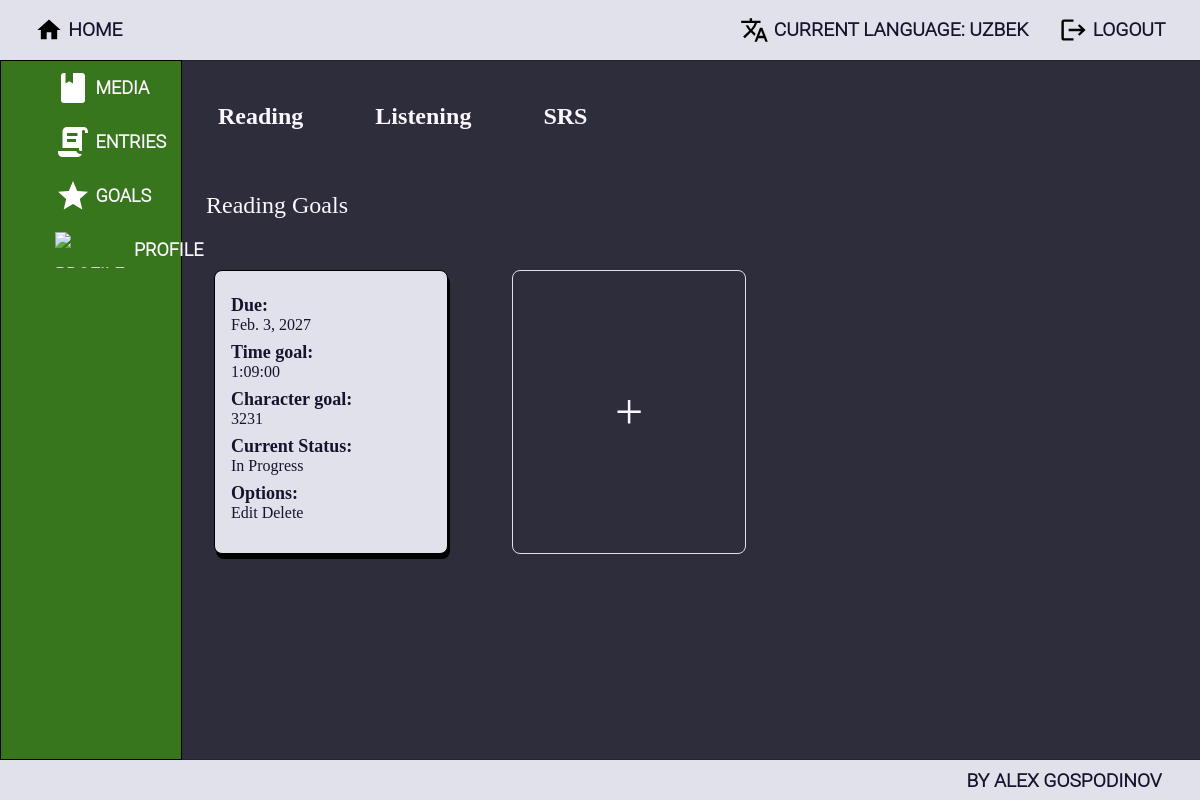
Screenshot of /goals/ (signed in) with the database file from the repository.
### ImmersionTracker/accounts/models.py (models this page shows, shortened)
class ImmersionTrackerUser(auth_models.AbstractBaseUser, auth_models.PermissionsMixin):
    MAX_EMAIL_LENGTH = 150
    MAX_FIRST_NAME_LENGTH = 150
    MAX_LAST_NAME_LENGTH = 150
    email = models.EmailField(
        _("email address"),
        max_length=MAX_EMAIL_LENGTH,
        unique=True,
        error_messages={
            "unique": _("A user with that email already exists."),
        },
    )
    first_name = models.CharField(_("first name"), max_length=MAX_FIRST_NAME_LENGTH, blank=True)
    last_name = models.CharField(_("last name"), max_length=MAX_LAST_NAME_LENGTH, blank=True)
    is_staff = models.BooleanField(
        _("staff status"),
        default=False,
        help_text=_("Designates whether the user can log into this admin site."),
    )
    is_active = models.BooleanField(
        _("active"),
        default=True,
        help_text=_(
            "Designates whether this user should be treated as active. "
            "Unselect this instead of deleting accounts."
        ),
    )
    date_joined = models.DateTimeField(_("date joined"), default=timezone.now)
    object = ImmersionTrackerUserManager()
    USERNAME_FIELD = 'email'

class Profile(models.Model):
    NICKNAME_MAX_LENGTH = 20
    nickname = models.CharField(
        max_length=NICKNAME_MAX_LENGTH,
        blank=True,
        null=True,
    )
    current_language = models.ForeignKey('languages.Language', on_delete=models.SET_NULL, blank=True, null=True)
    user = models.OneToOneField(
        ImmersionTrackerUser,
        on_delete=models.CASCADE,
        related_name='profile',
        primary_key=True,
    )
    profile_picture = models.URLField(
        blank=True,
        null=True,
    )

### ImmersionTracker/languages/models.py (models this page shows, shortened)
class Language(HasOwnerProfile, models.Model):
    LANGUAGE_NAME_MAX_LENGTH = 20
    name = models.CharField(
        max_length=LANGUAGE_NAME_MAX_LENGTH,
        null=False,
        blank=False,
    )

### ImmersionTracker/goals/models.py (models this page shows, shortened)
class BaseGoal(models.Model):
    NOTES_MAX_LENGTH = 300
    GOAL_NAME_MAX_LENGTH = 20
    due_date = models.DateField(
        blank=True,
        null=True,
    )
    language = models.ForeignKey(
        'languages.Language',
        on_delete=models.CASCADE,
        related_name='%(class)s',
        blank=False,
        null=False,
    )
    user_profile = models.ForeignKey(
        'accounts.Profile',
        on_delete=models.CASCADE,
        blank=False,
        null=False,
    )
    notes = models.TextField(
        max_length=NOTES_MAX_LENGTH,
        blank=True,
        null=True,
    )
    created_on = models.DateField(
        auto_now_add=True,
    )
    edited_on = models.DateField(
        auto_now=True,
    )
    @property
    def current_status(self):
        if date.today() < self.due_date and not self.is_complete:
            return "In Progress"
        return "Completed" if self.is_complete else "Failed"
    class Meta:
        abstract = True

class ReadingGoal(BaseGoal):
    time_goal = models.DurationField(
        blank=False,
        null=False,
    )
    char_goal = models.IntegerField(
        blank=True,
        null=True,
    )
    @property
    def is_complete(self):
        relevant_entries = ReadingEntry.objects.filter(created_on__range=(self.created_on, self.due_date))
        time_spent = sum((entry.time_length for entry in relevant_entries), timedelta())
        time_goal_reached = time_spent >= self.time_goal
        if self.char_goal:
            chars_read = sum((entry.char_length if entry.char_length else 0 for entry in relevant_entries))
            chars_goal_reached = chars_read >= self.char_goal
        else:
            chars_goal_reached = True
        return True if time_goal_reached and chars_goal_reached else False

### ImmersionTracker/immersion_entries/models.py (models this page shows, shortened)
class BaseEntry(HasOwnerProfile, HasLanguage, models.Model):
    time_length = models.DurationField()
    created_on = models.DateField(
        auto_now_add=True,
    )
    edited_on = models.DateField(
        auto_now=True,
    )
    class Meta:
        abstract = True

class ReadingEntry(BaseEntry):
    char_length = models.IntegerField(
        default=None,
        null=True,
        blank=True,
    )
    media = models.ForeignKey(
        ReadingMedia,
        on_delete=models.DO_NOTHING,
        related_name='entries',
    )

### ImmersionTracker/goals/views.py (the view)
# urls.py: path('', AllGoalsView.as_view(), name='all_goals'),
class AllGoalsView(LoginRequiredMixin, GetFilteredQuerysetForContextMixin, views.TemplateView):
    template_name = 'goals/all_goals.html'
    models = (ReadingGoal, ListeningGoal, SRSGoal)

### ImmersionTracker/core/mixins.py (called while the page is built)
    def dispatch(self, request, *args, **kwargs):
        if not get_current_language(request):
            return redirect('no_current_language')
        return super().dispatch(request, *args, **kwargs)

    @staticmethod
    def get_filtered_context(model, profile, lang):
        data = model.objects.filter(user_profile=profile,
                                    language=lang)
        return data

    def get_context_data(self, **kwargs):
        context = super().get_context_data(**kwargs)
        profile = get_current_profile(self.request)
        lang = get_current_language(self.request)
        for model in self.models:
            context[model._meta.model_name] = self.get_filtered_context(model, profile, lang)
        return context

### ImmersionTracker/goals/models.py (called while the page is built)
    @property
    def is_complete(self):
        relevant_entries = ListeningEntry.objects.filter(created_on__range=(self.created_on, self.due_date))
        time_spent = sum((entry.time_length for entry in relevant_entries), timedelta())
        time_goal_reached = time_spent >= self.time_goal
        return 'Complete' if time_goal_reached else 'Failed'

### ImmersionTracker/utils.py (called while the page is built)
def get_current_profile(request):
    return Profile.objects.get(user_id=request.user.id)

def get_current_language(request):
    return get_current_profile(request).current_language

### templates/goals/all_goals.html (shortened to what this page needs)
{% extends 'base.html' %}
{% block main_content %}
    <div class="goals-wrapper">
        <div class="category-tabs-wrapper">
            <div class="category-tab">Reading</div>
            <div class="category-tab">Listening</div>
            <div class="category-tab">SRS</div>
        </div>
        <div class="goals-box" id="reading">
            <div class="category-label"> Reading Goals </div>
            <div class='goal-cards'>
            {% for goal in readinggoal %}
                <div class="goal-card">
                    <div class="card-attr">
                        <div class="card-attr-label"> Due: </div>
                        <div>{{ goal.due_date }}</div>
                    </div>
                    <div class="card-attr">
                        <div class="card-attr-label"> Time goal: </div>
                        <div>{{ goal.time_goal }}</div>
                    </div>
                    <div class="card-attr">
                        <div class="card-attr-label"> Character goal: </div>
                        <div>{{ goal.char_goal }}</div>
                    </div>
                    <div class="card-attr">
                        <div class="card-attr-label"> Current Status: </div>
                        <div>{{ goal.current_status }}</div>
                    </div>
                     <div class="card-attr">
                        <div class="card-attr-label"> Options: </div>
                        <div>
                            <a href="{% url 'reading_goal_edit' pk=goal.pk%}"> Edit </a>
                            <a href="{% url 'reading_goal_delete' pk=goal.pk%}"> Delete </a>
                        </div>
                    </div>
                </div>
            {% endfor %}
            <div class="create-new-content goal-creation-button">
                <a href="{% url 'reading_goal_create' %}">+</a>
            </div>
            </div>
        </div>
    </div>
{% endblock %}

### templates/base.html (shortened to what this page needs)
{% load static %}
<!DOCTYPE html>
<html lang="en">
<head>
    <link rel="stylesheet" href="{% static 'style/style.css' %}">
</head>
<body>
    <header>
        <a href="{% url 'index' %}" class="header-nav header-nav-button">
            <img src="{% static 'icons/home.svg' %}" alt="icon-home">
            <span> Home </span>
        </a>
        <div class="navigation">
            <ul class="header-nav logout-and-language">
                {% if request.user.is_authenticated %}
                    <li>
                    <a class="header-nav-button" href="{% url 'languages_index' %}">
                        <img src="{% static 'icons/language.svg' %}" alt="icon-language">
                        <span>Current Language:
                            {% if request.user.profile.current_language %}
                                {{ request.user.profile.current_language.name }}
                            {% else %}
                                None
                            {% endif %}
                        </span>
                    </a>
                    </li>
                    <li>
                        <a class="header-nav-button" href="{% url 'logout' %}">
                            <img src="{% static 'icons/logout.svg' %}" alt="icon-logout">
                            <span> Logout </span>
                        </a>
                    </li>
                {% endif %}
            </ul>
        </div>
    </header>
    <div class="base-wrapper">
    <div class="sidebar">
        <ul class="sidebar-buttons">
            {% if request.user.is_authenticated %}
                <li class="sidebar-button">
                    <div class="sidebar-button-wrapper">
                        <a class="sidebar-link" href="{% url 'all_media' %}">
                            <img class="sidebar-icon" src="{% static 'icons/media.svg' %}" alt="media-icon">
                            <span>media</span>
                        </a>
                    </div>
                </li>
                <li class="sidebar-button">
                    <div class="sidebar-button-wrapper">
                        <a href="{% url 'all_entries' %}" class="sidebar-link">
                            <img class="sidebar-icon" src="{% static 'icons/entry_text.svg' %}" alt="entry-icon">
                            <span> entries </span>
                        </a>
                    </div>
                </li>
                <li class="sidebar-button">
                    <div class="sidebar-button-wrapper">
                        <a href="{% url 'all_goals' %}" class="sidebar-link">
                            <img class="sidebar-icon" src="{% static 'icons/goal.svg' %}" alt="goal-icon">
                            <span> goals </span>
                        </a>
                    </div>
                </li>
                <li class="sidebar-button">
                    <div class="sidebar-button-wrapper">
                        <a href="{% url 'profile_details' pk=request.user.id %}" class="sidebar-link">
                            <img class="sidebar-icon" src="{% static 'icons/profile.svg' %}" alt="profile-icon">
                            <span> profile </span>
                        </a>
                    </div>
                </li>
            {% endif %}
        </ul>
    </div>
        {% block main_content %}
        {% endblock %}
    </div>
    <footer class="footer">
        <p class="credit">By Alex Gospodinov</p>
    </footer>
</body>
</html>

### staticfiles/style/main.css (style rules this page uses)
body { background-color: #2d2d3b; color: #FCF7FF; height: 100vh; margin: 0; padding: 0; display: flex; flex-direction: column; }
a { color: inherit; text-decoration: none; }
.base-wrapper { flex: 1; display: flex; overflow-y: auto; overflow-x: clip; }
html { overflow: hidden; }
.create-new-content { width: 65px; height: 65px; border: 1px solid #e1e1eb; border-radius: 8px; }
.create-new-content > a { height: 100%; width: 100%; display: flex; justify-content: center; align-items: center; }

### staticfiles/style/header_footer_and_sidebar.css (style rules this page uses)
header, footer { background-color: #e1e1eb; color: #14142e; font-size: larger; font-family: "Roboto Light", sans-serif; font-weight: bold; text-transform: uppercase; height: 60px; box-shadow: 1px 0 1px black; display: flex; flex-direction: row; align-items: center; }
.footer { height: 40px; justify-content: end; padding-right: 2em; }
.navigation { display: flex; flex-direction: row; justify-content: end; flex: 1; }
.header-nav { list-style-type: none; display: flex; flex-direction: row; margin: 0 1em; }
.header-nav-button { display: flex; align-items: center; padding: 0.5em 0.8em; gap: 5px; border-radius: 8px; }
.header-nav-button > img { height: 1.5em; }
.sidebar { width: 15%; flex-shrink: 0; background-color: #38761d; border: 1px solid black; font-size: large; font-family: "Roboto Light", sans-serif; font-weight: bold; }
.sidebar > ul { list-style-type: none; text-transform: uppercase; }
.sidebar-button-wrapper { display: flex; }
.sidebar-link { width: 100%; height: 100%; display: flex; align-items: center; gap: 0.25em; }
.sidebar-link > img { box-sizing: border-box; height: 2em; margin-left: 3em; }
.sidebar-button { width: 100%; height: 3em; line-height: 3em; text-align: center; }
ul { padding: 0; margin: 0; }

### staticfiles/style/all_entries.css (style rules this page uses)
.category-tabs-wrapper { display: flex; flex-direction: row; height: 5em; width: 100%; margin-top: 1em; }
.category-tab { display: flex; justify-content: center; align-items: center; font-size: x-large; font-weight: bold; border-radius: 8px; padding: 1.5em; }
.category-label { width: 100%; font-size: x-large; padding: 1.5em 3em 0.8em 1em; }

### staticfiles/style/goals.css (style rules this page uses)
.goals-wrapper { display: flex; flex-direction: column; height: 100%; width: 85%; overflow-y: auto; overflow-x: hidden; }
.goal-cards { display: flex; flex-direction: row; flex-wrap: wrap; }
.goal-card { height: 250px; width: 200px; background-color: #e1e1eb; color: #14142e; border: 1px solid black; border-radius: 8px; box-shadow: 2px 5px black; margin: 2em; padding: 1em; }
.card-attr-label { font-size: large; font-weight: bold; }
.card-attr { margin: 0.5em 0; }
.goal-creation-button { height: 250px; width: 200px; margin: 2em; padding: 1em; }
.goal-creation-button > a { font-size: 50px; }

### rows the page displays
ImmersionTrackerUser: user.profile.current_language.name "UZBEK"
ReadingGoal: due_date "Feb. 3, 2027", time_goal "1:09:00", char_goal "3231", current_status "In Progress"
